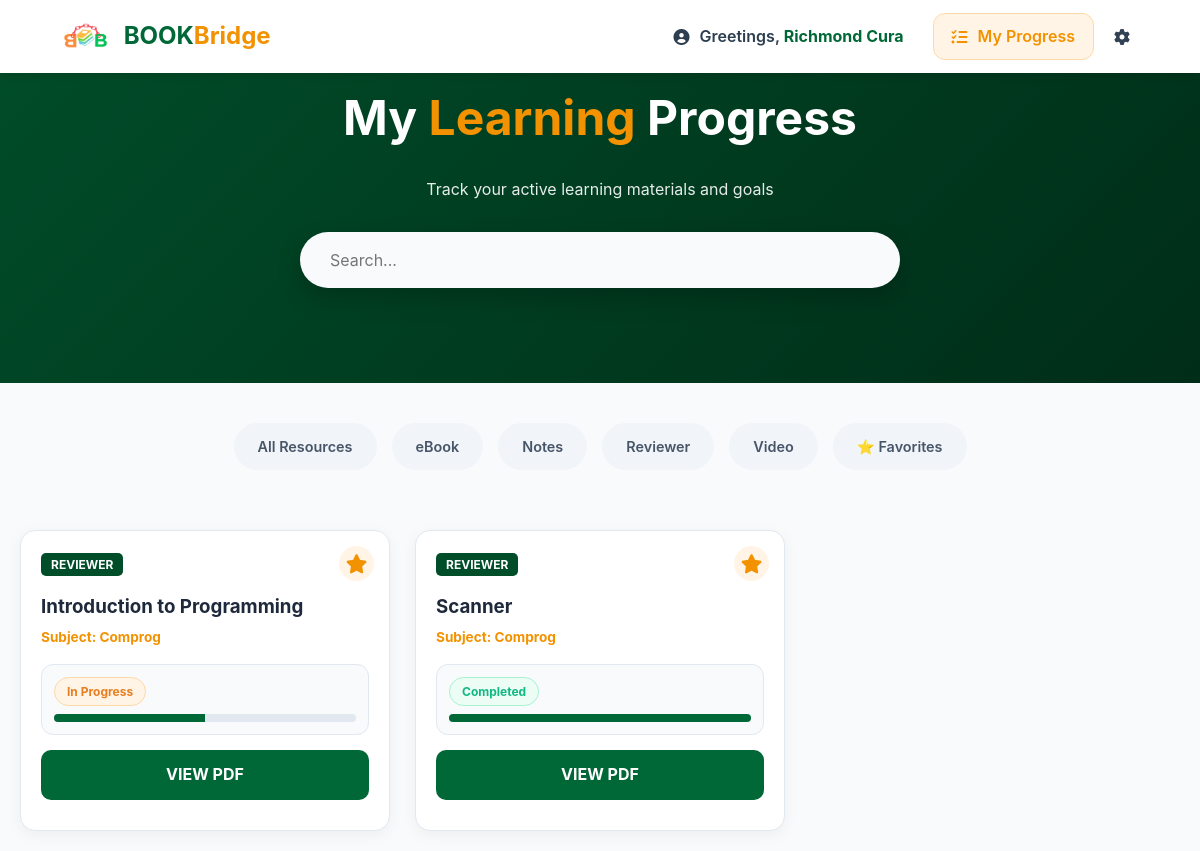
Page /index.php?view=progress (signed in) on the committed database.
### tables this page shows
CREATE TABLE `users` (
  `id` int(11) NOT NULL,
  `fullname` varchar(100) DEFAULT NULL,
  `firstname` varchar(100) NOT NULL,
  `middlename` varchar(100) DEFAULT NULL,
  `lastname` varchar(100) NOT NULL,
  `email` varchar(100) NOT NULL,
  `password` varchar(255) NOT NULL,
  `birthday` date NOT NULL,
  `secret_question` varchar(255) NOT NULL,
  `secret_answer` varchar(255) NOT NULL,
  `is_admin` tinyint(1) DEFAULT 0,
  `created_at` timestamp NULL DEFAULT current_timestamp()
);

CREATE TABLE `categories` (
  `id` int(11) NOT NULL,
  `name` varchar(50) NOT NULL
);

CREATE TABLE `resources` (
  `id` int(11) NOT NULL,
  `title` varchar(255) NOT NULL,
  `subject` varchar(100) DEFAULT NULL,
  `description` text DEFAULT NULL,
  `author` varchar(100) DEFAULT NULL,
  `category` varchar(50) DEFAULT NULL,
  `file_path` varchar(255) DEFAULT NULL,
  `uploaded_by` int(11) DEFAULT NULL,
  `created_at` timestamp NULL DEFAULT current_timestamp(),
  `video_url` varchar(255) DEFAULT NULL
);

### index.php (the view, shortened to what this page needs)
<?php
include "config.php";
$user_id = $_SESSION['user_id'] ?? 0;
$display_name = "student";
if ($user_id > 0) {
    $stmt = $conn->prepare("SELECT firstname, lastname FROM users WHERE id = ?");
    $stmt->bind_param("i", $user_id);
    $stmt->execute();
    $res = $stmt->get_result();
    if ($row = $res->fetch_assoc()) {
        $full = trim($row['firstname'] . " " . $row['lastname']);
        if (!empty($full)) {
            $display_name = $full;
        }
    }
}
$limit = 6;
$page = isset($_GET['page']) && is_numeric($_GET['page']) ? (int)$_GET['page'] : 1;
$offset = ($page - 1) * $limit;
$currentCategory = $_GET['category'] ?? 'all';
$searchTerm = $_GET['search'] ?? '';
$view = $_GET['view'] ?? 'library';
$conditions = [];
if ($view === 'progress' && $user_id) {
    $conditions[] = "id IN (SELECT resource_id FROM reading_status WHERE user_id = $user_id AND status IN ('reading', 'completed'))";
}
elseif ($currentCategory !== 'all') {
    if ($currentCategory === 'favorites' && $user_id) {
        $conditions[] = "id IN (SELECT resource_id FROM favorites WHERE user_id = $user_id)";
    } else {
        $conditions[] = "category = '" . $conn->real_escape_string($currentCategory) . "'";
    }
}
$whereSQL = !empty($conditions) ? " WHERE " . implode(" AND ", $conditions) : "";
$sql = "SELECT * FROM resources $whereSQL ORDER BY created_at DESC LIMIT $limit OFFSET $offset";
$resResult = $conn->query($sql);
$resources = [];
if ($resResult) {
    while($row = $resResult->fetch_assoc()) {
        $resources[] = $row;
    }
}
$favorites = [];
if($user_id){
    $f_stmt = $conn->prepare("SELECT resource_id FROM favorites WHERE user_id=?");
    $f_stmt->bind_param("i", $user_id);
    $f_stmt->execute();
    $f_res = $f_stmt->get_result();
    while($f_row = $f_res->fetch_assoc()){
        $favorites[] = (int)$f_row['resource_id'];
    }
}
$progress_data = [];
if($user_id){
    $p_stmt = $conn->prepare("SELECT resource_id, status FROM reading_status WHERE user_id=?");
    $p_stmt->bind_param("i", $user_id);
    $p_stmt->execute();
    $p_res = $p_stmt->get_result();
    while($p_row = $p_res->fetch_assoc()){
        $progress_data[$p_row['resource_id']] = $p_row['status'];
    }
}
?>
<!DOCTYPE html>
<html lang="en">
<head>
    <link rel="stylesheet" href="https://cdnjs.cloudflare.com/ajax/libs/font-awesome/6.0.0/css/all.min.css">
    <link rel="stylesheet" href="style.css?v=<?php echo time(); ?>">
</head>
<body>
<nav>
    <div class="logo">
        <a href="index.php" style="text-decoration:none; display:flex; align-items:center;">
            <img src="images/logo.png" alt="Logo" style="height:40px; margin-right:10px;">
            <span style="font-weight:bold; font-size:1.5rem; color:#2C3E50;">
                <span style="color:var(--ucc-green);">BOOK</span><span style="color:var(--ucc-orange);">Bridge</span>
            </span>
        </a>
    </div>
    <div class="nav-links" style="position: relative; z-index: 10000; display: flex; align-items: center; gap: 10px;">
        <?php if($user_id): ?>
            <a href="acc_settings.php" class="nav-link-item">
                <i class="fa-solid fa-circle-user"></i>
                <span>Greetings, <b><?php echo htmlspecialchars($display_name); ?></b></span>
            </a>
            <a href="index.php?view=progress" class="nav-link-item progress-link <?php echo ($view === 'progress') ? 'active-view' : ''; ?>">
                <i class="fa-solid fa-list-check"></i>
                <span>My Progress</span>
            </a>
            <div class="dropdown" style="position: relative; display: inline-block;">
                <i class="fa-solid fa-gear gear-btn"
                   id="gearIcon"
                   style="cursor: pointer; position: relative; z-index: 10001; padding: 10px; transition: 0.3s;"
                   onclick="toggleSettings(event)"></i>
            </div>
        <?php else: ?>
            <a href="login.php" class="nav-link-item">Login</a>
            <a href="register.php" class="btn-main" style="width:auto; padding:8px 20px;">Register</a>
        <?php endif; ?>
    </div>
</nav>
<div class="hero" style="background: linear-gradient(135deg, var(--ucc-green-dark), #002d18); padding: 80px 20px; text-align: center; color: white;">
    <h1 style="font-size: 3rem; margin-bottom: 20px;">
        <?php echo ($view === 'progress') ? 'My <span style="color:var(--ucc-orange);">Learning</span> Progress' : 'UCC <span style="color:var(--ucc-orange);">Resource</span> Library'; ?>
    </h1>
    <p style="margin-bottom:30px; opacity:0.9;">
        <?php echo ($view === 'progress') ? 'Track your active learning materials and goals' : 'Exclusive for BSCS Students'; ?>
    </p>
    <div class="search-container" style="max-width: 600px; margin: 0 auto;">
        <form action="index.php" method="GET">
            <input type="text" name="search" style="width:100%; padding:18px 30px; border-radius:50px; border:none; font-size:1rem; box-shadow: 0 10px 25px rgba(0,0,0,0.2);" placeholder="Search..." value="<?php echo htmlspecialchars($searchTerm); ?>">
        </form>
    </div>
</div>
<div class="filter-group">
    <a href="index.php?category=all&search=<?php echo urlencode($searchTerm); ?>"
       class="filter-btn <?php echo ($currentCategory == 'all' && $view != 'progress') ? 'active' : ''; ?>">
       All Resources
    </a>
    <?php
    $cat_query = $conn->query("SELECT * FROM categories ORDER BY name ASC");
    while($cat = $cat_query->fetch_assoc()): ?>
        <a href="index.php?category=<?php echo urlencode($cat['name']); ?>&search=<?php echo urlencode($searchTerm); ?>"
           class="filter-btn <?php echo $currentCategory == $cat['name'] ? 'active' : ''; ?>">
            <?php echo htmlspecialchars($cat['name']); ?>
        </a>
    <?php endwhile; ?>
    <?php if($user_id): ?>
        <a href="index.php?category=favorites&search=<?php echo urlencode($searchTerm); ?>"
           class="filter-btn fav <?php echo $currentCategory == 'favorites' ? 'active' : ''; ?>">
            ⭐ Favorites
        </a>
    <?php endif; ?>
</div>
<div class="resource-grid">
    <?php if (empty($resources)): ?>
        <div style="grid-column: 1/-1; text-align: center; padding: 50px; color: #64748b;">
            <i class="fa-solid fa-folder-open" style="font-size: 3rem; margin-bottom: 10px;"></i>
            <p>No resources found here yet.</p>
        </div>
    <?php else: ?>
        <?php foreach($resources as $item): ?>
            <div class="card">
                <button class="bookmark-btn <?php echo in_array($item['id'], $favorites) ? 'active' : ''; ?>"
                        onclick="toggleFav(<?php echo $item['id']; ?>, this)">
                    <i class="fa-solid fa-star"></i>
                </button>
                <span style="background: var(--ucc-green-dark); color: white; padding: 4px 10px; border-radius: 5px; font-size: 0.75rem; font-weight: bold; text-transform: uppercase;">
                    <?php echo htmlspecialchars($item['category']); ?>
                </span>
                <h3 style="margin: 15px 0 5px 0; color: #1e293b;"><?php echo htmlspecialchars($item['title']); ?></h3>
                <p style="color: var(--ucc-orange); font-weight: bold; font-size: 0.85rem; margin-bottom: 10px;">Subject: <?php echo htmlspecialchars($item['subject']); ?></p>
                <?php if($user_id): ?>
                <div class="progress-section">
                    <?php
                        $status = $progress_data[$item['id']] ?? 'not_started';
                        $percent = 0; $label = "Not Started";
                        if($status == 'reading') { $percent = 50; $label = "In Progress"; }
                        if($status == 'completed') { $percent = 100; $label = "Completed"; }
                    ?>
                    <div class="progress-header">
                        <span class="status-badge status-<?php echo $status; ?>" onclick="cycleStatus(<?php echo $item['id']; ?>, this)">
                            <?php echo $label; ?>
                        </span>
                    </div>
                    <div class="progress-bar-container">
                        <div class="progress-fill" style="width: <?php echo $percent; ?>%;"></div>
                    </div>
                </div>
                <?php endif; ?>
                <div class="card-actions" style="margin-top: 15px;">
                    <?php if($user_id > 0): ?>
                        <?php if (!empty($item['file_path'])): ?>
                            <a href="<?php echo htmlspecialchars($item['file_path']); ?>"
                               class="btn-main" target="_blank"
                               style="display: block; text-align: center; background: var(--ucc-green); color: white; padding: 12px; border-radius: 10px; text-decoration: none; font-weight: bold; margin-bottom: 10px;">
                               View PDF
                            </a>
                        <?php endif; ?>
                    <?php else: ?>
                        <div style="text-align: center; padding: 10px; background: #f8fafc; border-radius: 10px;">
                            <a href="login.php" style="color: var(--ucc-green); font-weight: bold; text-decoration: none;">Login to View</a>
                        </div>
                    <?php endif; ?>
                </div>
            </div>
        <?php endforeach; ?>
    <?php endif; ?>
</div>
</body>
</html>

### style.css (style rules this page uses)
:root { --ucc-green: #006837; --ucc-green-dark: #004d29; --ucc-orange: #F39200; --ucc-orange-light: #fff4e6; --primary: #2C3E50; --bg: #F8FAFC; --white: #ffffff; --text: #334155; --gray: #64748b; --gray-light: #cbd5e1; --shadow: 0 4px 6px -1px rgb(0 0 0 / 0.1); --shadow-lg: 0 10px 25px rgba(0, 0, 0, 0.1); --danger: #ef4444; --success-bg: #dcfce7; --error-bg: #fee2e2; }
* { box-sizing: border-box; margin: 0; padding: 0; transition: 0.3s ease; }
body { font-family: 'Inter', 'Segoe UI', sans-serif; background-color: var(--bg); color: var(--text); line-height: 1.6; overflow-x: hidden; }
nav { background: var(--white); padding: 0.8rem 5%; display: flex; justify-content: space-between; align-items: center; box-shadow: var(--shadow); position: fixed; top: 0; left: 0; z-index: 2000; width: 100%; }
.nav-links { display: flex; align-items: center; gap: 20px; }
.nav-link-item { text-decoration: none; color: var(--primary); font-weight: 600; padding: 8px 15px; border-radius: 8px; display: flex; align-items: center; gap: 8px; }
input, select, textarea { width: 100%; padding: 13px; margin-bottom: 15px; border-radius: 12px; border: 2px solid #f1f5f9; background: #f8fafc; outline: none; font-family: inherit; }
.btn-main { width: 100%; padding: 14px; background: linear-gradient(135deg, var(--ucc-green), var(--ucc-green-dark)); color: white !important; border: none; border-radius: 12px; font-weight: 700; cursor: pointer; text-transform: uppercase; display: flex; justify-content: center; align-items: center; gap: 10px; }

### index.php (style rules this page uses)
.nav-link-item { text-decoration: none; color: #2C3E50; font-weight: 600; padding: 10px 18px; border-radius: 12px; transition: all 0.4s cubic-bezier(0.175, 0.885, 0.32, 1.275); display: inline-flex; align-items: center; gap: 10px; border: 1px solid transparent; }
.nav-link-item i { transition: transform 0.3s ease, color 0.3s ease; }
.nav-link-item b { color: var(--ucc-green); transition: color 0.3s ease; }
.progress-link.active-view { background: #fff4e6; color: var(--ucc-orange); border-color: #ffd8a8; }
.filter-group { display: flex; justify-content: center; gap: 15px; margin: 40px 0; flex-wrap: wrap; }
.filter-btn { text-decoration: none; padding: 10px 22px; border-radius: 50px; background: #f1f5f9; color: #475569; font-weight: 600; font-size: 0.9rem; transition: all 0.3s ease; border: 2px solid transparent; }
.progress-section { margin: 15px 0; padding: 12px; background: #f8fafc; border-radius: 12px; border: 1px solid #e2e8f0; }
.progress-header { display: flex; justify-content: space-between; align-items: center; margin-bottom: 8px; font-size: 0.8rem; font-weight: bold; }
.progress-bar-container { width: 100%; height: 8px; background: #e2e8f0; border-radius: 10px; overflow: hidden; }
.progress-fill { height: 100%; background: var(--ucc-green); width: 0%; transition: width 0.5s ease; }
.status-badge { cursor: pointer; padding: 4px 12px; border-radius: 20px; font-size: 0.75rem; transition: 0.3s; border: 1px solid transparent; }
.status-reading { background: #fff4e6; color: #e67e22; border-color: #ffd8a8; }
.status-completed { background: #ecfdf5; color: #10b981; border-color: #a7f3d0; }
.resource-grid { display: grid; grid-template-columns: repeat(auto-fill, minmax(300px, 1fr)); gap: 25px; padding: 20px; max-width: 1200px; margin: 0 auto; }
.card { position: relative; background: white; border-radius: 15px; padding: 20px; box-shadow: 0 4px 15px rgba(0,0,0,0.05); border: 1px solid #e2e8f0; transition: 0.3s; }
.bookmark-btn { position: absolute; top: 15px; right: 15px; background: #f1f5f9; border: none; border-radius: 50%; width: 35px; height: 35px; cursor: pointer !important; font-size: 1.2rem; color: #cbd5e1; z-index: 50; display: flex; align-items: center; justify-content: center; transition: all 0.2s ease; }
.bookmark-btn.active { color: var(--ucc-orange); background: #fff4e6; }

### rows in the picture
users: display_name "Richmond Cura"
categories: name "eBook"
categories: name "Notes"
categories: name "Reviewer"
categories: name "Video"
resources: category "REVIEWER", title "Introduction to Programming", subject "Comprog", id "In Progress"
resources: category "REVIEWER", title "Scanner", subject "Comprog", id "Completed"
